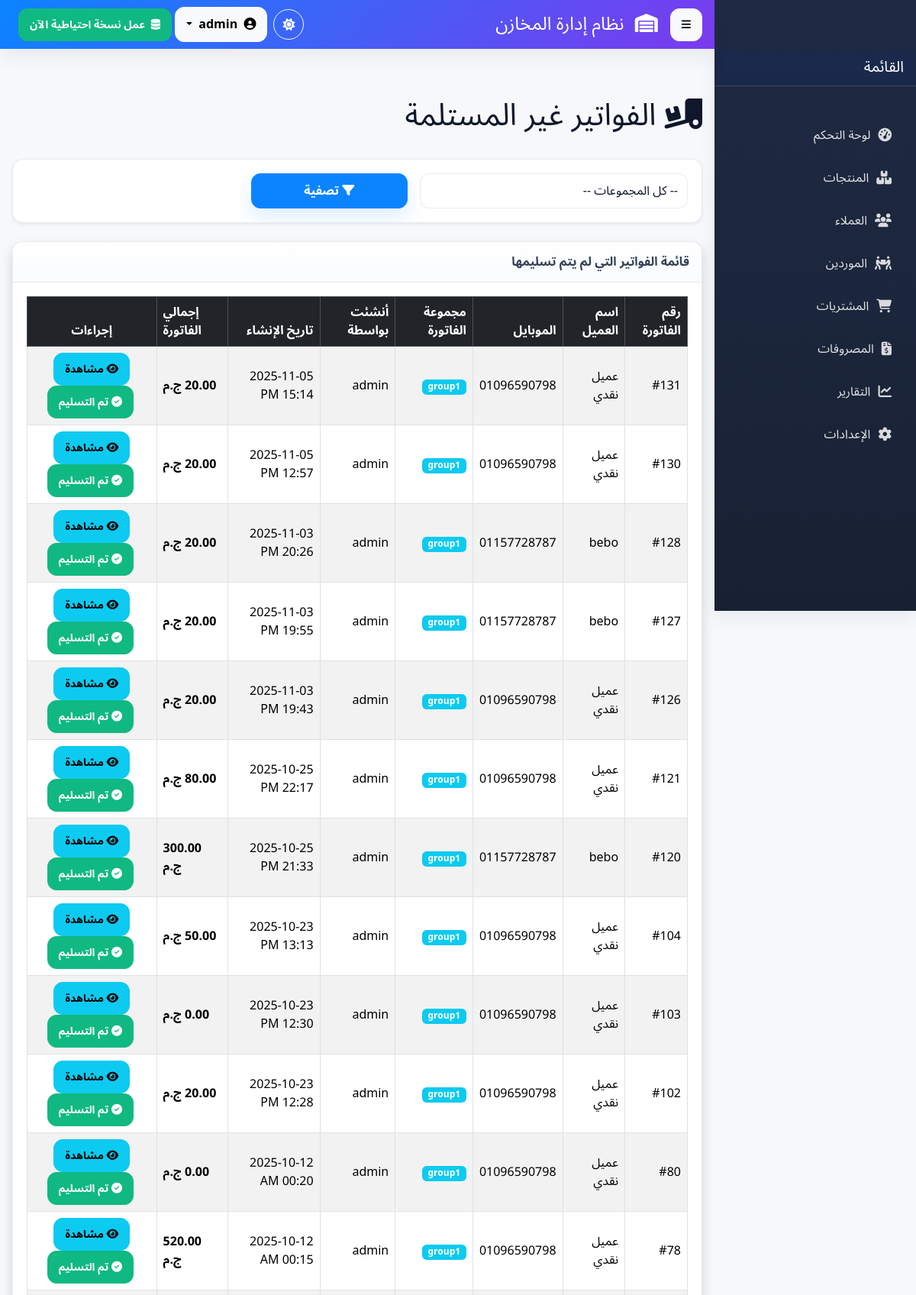
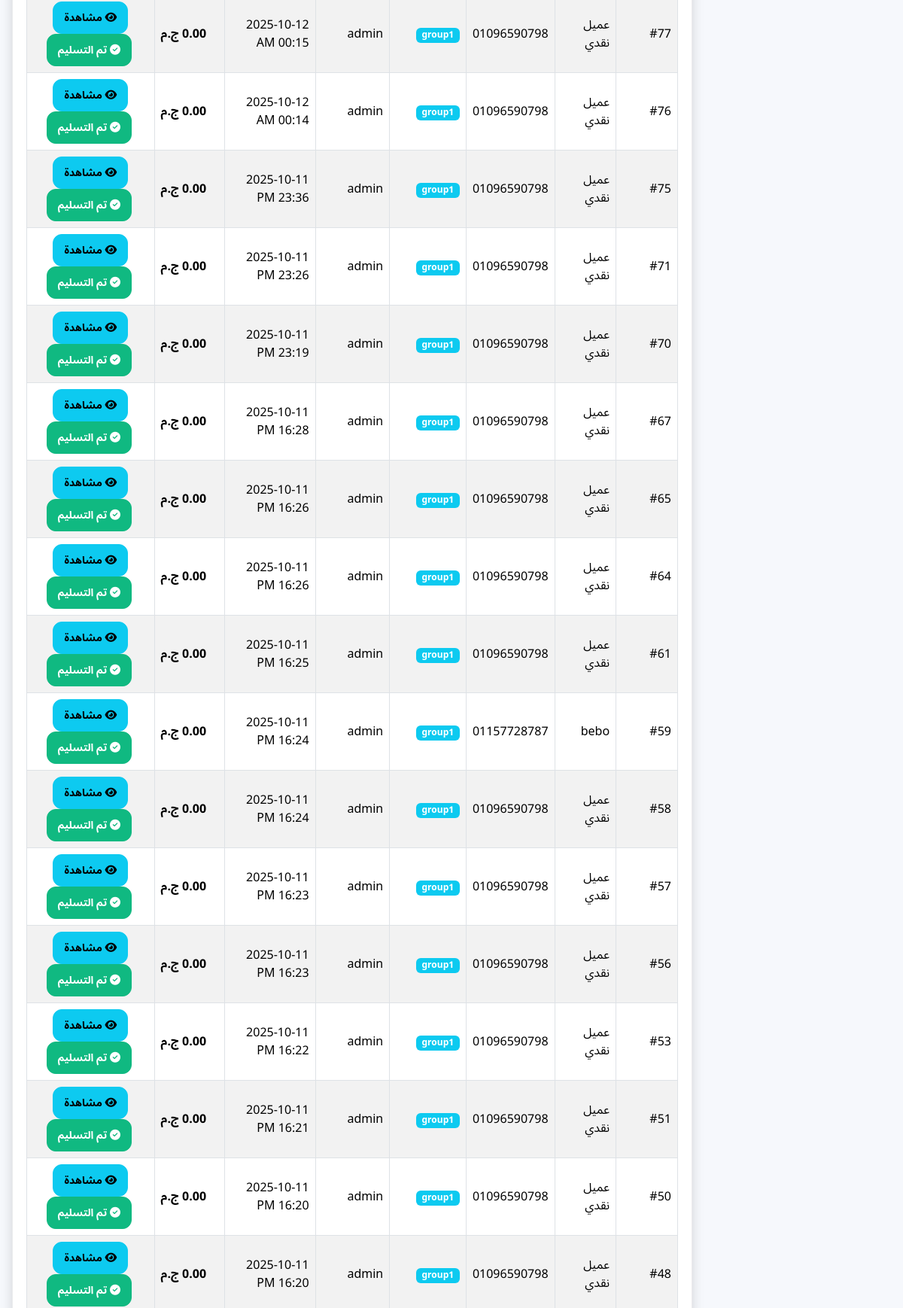
The page /invoices_out/pending.php (signed in, upper part) on the database its author committed (2 pictures, top to bottom).
### tables this page shows
CREATE TABLE `invoices_out` (
  `id` int(11) NOT NULL COMMENT 'المعرف التلقائي للفاتورة',
  `customer_id` int(11) NOT NULL COMMENT 'معرف العميل المرتبط بالفاتورة',
  `delivered` enum('yes','no','canceled','reverted') NOT NULL DEFAULT 'no' COMMENT 'هل تم التسليم؟ (نعم/لا)',
  `invoice_group` enum('group1','group2','group3','group4','group5','group6','group7','group8','group9','group10','group11') NOT NULL COMMENT 'مجموعة الفاتورة (من 1 إلى 11)',
  `created_by` int(11) DEFAULT NULL COMMENT 'معرف المستخدم الذي أنشأ الفاتورة',
  `created_at` timestamp NOT NULL DEFAULT current_timestamp() COMMENT 'تاريخ ووقت الإنشاء',
  `updated_by` int(11) DEFAULT NULL COMMENT 'معرف المستخدم الذي آخر من عدل الفاتورة',
  `updated_at` timestamp NULL DEFAULT NULL ON UPDATE current_timestamp() COMMENT 'تاريخ ووقت آخر تعديل',
  `notes` text DEFAULT NULL,
  `cancel_reason` varchar(255) DEFAULT NULL,
  `revert_reason` varchar(255) DEFAULT NULL,
  `total_before_discount` decimal(12,2) DEFAULT 0.00 COMMENT 'مجموع البيع قبل أي خصم',
  `discount_type` enum('percent','amount') DEFAULT 'percent' COMMENT 'نوع الخصم',
  `discount_value` decimal(10,2) DEFAULT 0.00 COMMENT 'قيمة الخصم: إذا percent -> تخزن النسبة (مثال: 10) وإلا قيمة المبلغ',
  `discount_amount` decimal(12,2) DEFAULT 0.00 COMMENT 'مبلغ الخصم المحسوب بالعملة',
  `total_after_discount` decimal(12,2) DEFAULT 0.00 COMMENT 'المجموع النهائي بعد الخصم',
  `total_cost` decimal(12,2) DEFAULT 0.00 COMMENT 'اجمالي التكلفة (مخزن للتقارير)',
  `profit_amount` decimal(12,2) DEFAULT 0.00 COMMENT 'اجمالي الربح = total_before_discount - total_cost'
);

CREATE TABLE `customers` (
  `id` int(11) NOT NULL,
  `name` varchar(150) NOT NULL COMMENT 'اسم العميل',
  `mobile` varchar(11) NOT NULL COMMENT 'رقم الموبايل (11 رقم)',
  `city` varchar(100) NOT NULL COMMENT 'المدينة',
  `address` varchar(255) DEFAULT NULL COMMENT 'العنوان التفصيلي',
  `notes` text DEFAULT NULL,
  `created_by` int(11) DEFAULT NULL COMMENT 'معرف المستخدم الذي أضاف العميل',
  `created_at` timestamp NOT NULL DEFAULT current_timestamp() COMMENT 'تاريخ الإضافة'
);

CREATE TABLE `users` (
  `id` int(11) NOT NULL,
  `username` varchar(50) NOT NULL,
  `email` varchar(100) NOT NULL,
  `password` varchar(255) NOT NULL,
  `role` enum('user','admin') NOT NULL DEFAULT 'user',
  `created_at` timestamp NOT NULL DEFAULT current_timestamp()
);

### invoices_out/pending.php (the view, shortened to what this page needs)
<?php
$selected_group = "";
$result = null;
$sql_select = "SELECT
                    i.id, i.invoice_group, i.created_at,
                    c.name as customer_name, c.mobile as customer_mobile, c.city as customer_city,
                    u.username as creator_name,
                    (SELECT SUM(item.total_price) FROM invoice_out_items item WHERE item.invoice_out_id = i.id) as invoice_total
               FROM invoices_out i
               JOIN customers c ON i.customer_id = c.id
               LEFT JOIN users u ON i.created_by = u.id
               WHERE i.delivered = 'no' ";
$sql_select .= " ORDER BY i.created_at DESC, i.id DESC";
if ($stmt_select = $conn->prepare($sql_select)) {
    if ($stmt_select->execute()) {
        $result = $stmt_select->get_result();
    } else {
        $message = "<div class='alert alert-danger'>حدث خطأ أثناء جلب بيانات الفواتير: " . $stmt_select->error . "</div>";
    }
} else {
    $message = "<div class='alert alert-danger'>خطأ في تحضير استعلام جلب الفواتير: " . $conn->error . "</div>";
}
$view_invoice_page_link = BASE_URL . "invoices_out/create_invoice.php";
$current_page_link = htmlspecialchars($_SERVER["PHP_SELF"]);
require_once BASE_DIR . 'partials/header.php';
require_once BASE_DIR . 'partials/sidebar.php';
?>
<div class="container mt-5 pt-3">
    <div class="d-flex justify-content-between align-items-center mb-4">
        <h1><i class="fas fa-truck-loading"></i> الفواتير غير المستلمة</h1>
    </div>
    <div class="card mb-4 shadow-sm">
        <div class="card-body">
            <form action="<?php echo $current_page_link; ?>" method="post" class="row gx-3 gy-2 align-items-center">
                <div class="col-sm-5">
                    <select name="invoice_group_filter" id="invoice_group_filter" class="form-select">
                        <option value="" <?php echo empty($selected_group) ? 'selected' : ''; ?>>-- كل المجموعات --</option>
                    </select>
                </div>
                <div class="col-sm-3">
                    <button type="submit" name="filter_invoices" class="btn btn-primary w-100">
                        <i class="fas fa-filter"></i> تصفية
                    </button>
                </div>
            </form>
        </div>
    </div>
    <div class="card shadow">
        <div class="card-header">
            قائمة الفواتير التي لم يتم تسليمها
        </div>
        <div class="card-body">
            <div class="table-responsive">
                <table class="table table-striped table-hover table-bordered align-middle">
                    <thead class="table-dark">
                        <tr>
                            <th>رقم الفاتورة</th>
                            <th>اسم العميل</th>
                            <th class="d-none d-md-table-cell">الموبايل</th>
                            <th>مجموعة الفاتورة</th>
                            <th class="d-none d-md-table-cell">أنشئت بواسطة</th>
                            <th class="d-none d-md-table-cell">تاريخ الإنشاء</th>
                            <th class="text-end">إجمالي الفاتورة</th>
                            <th class="text-center">إجراءات</th>
                        </tr>
                    </thead>
                    <tbody>
                        <?php if ($result && $result->num_rows > 0): ?>
                            <?php while($row = $result->fetch_assoc()): ?>
                                <?php
                                $current_invoice_total_for_row = floatval($row["invoice_total"] ?? 0);
                                ?>
                                <tr>
                                    <td>#<?php echo $row["id"]; ?></td>
                                    <td><?php echo htmlspecialchars($row["customer_name"]); ?></td>
                                    <td class="d-none d-md-table-cell"><?php echo htmlspecialchars($row["customer_mobile"]); ?></td>
                                    <td><span class="badge bg-info"><?php echo htmlspecialchars($row["invoice_group"]); ?></span></td>
                                    <td class="d-none d-md-table-cell"><?php echo htmlspecialchars($row["creator_name"] ?? 'غير معروف'); ?></td>
                                    <td class="d-none d-md-table-cell"><?php echo date('Y-m-d H:i A', strtotime($row["created_at"])); ?></td>
                                    <td class="text-end fw-bold"><?php echo number_format($current_invoice_total_for_row, 2); ?> ج.م</td>
                                    <td class="text-center">
                                        <a href="<?php echo $view_invoice_page_link; ?>?id=<?php echo $row["id"]; ?>" class="btn btn-info btn-sm" title="مشاهدة تفاصيل الفاتورة">
                                            <i class="fas fa-eye"></i> مشاهدة
                                        </a>
                                        <?php if (isset($_SESSION['role']) && $_SESSION['role'] == 'admin'): ?>
                                        <form action="<?php echo $current_page_link; ?>" method="post" class="d-inline ms-1">
                                            <button type="submit" name="mark_delivered" class="btn btn-success btn-sm" title="تحديد هذه الفاتورة كمستلمة">
                                                <i class="fas fa-check-circle"></i> تم التسليم
                                            </button>
                                        </form>
                                        <?php endif; ?>
                                    </td>
                                </tr>
                            <?php endwhile; ?>
                        <?php endif; ?>
                    </tbody>
                </table>
            </div>
        </div>
    </div>
    </div>
<?php
require_once BASE_DIR . 'partials/footer.php';
?>

### assets/css/index.css (style rules this page uses)
:root { --primary: #0b84ff; --primary-600: #0a6be0; --primary-700: #0a58c8; --flash-gradient: linear-gradient( 90deg, rgba(255, 255, 255, 0) 0%, rgba(255, 255, 255, 0.6) 50%, rgba(255, 255, 255, 0) 100%); --accent: #7c3aed; --accent-600: #6d28d9; --teal: #10b981; --amber: #f59e0b; --rose: #ef4444; --const:white; --bg: #f6f8fc; --surface: #ffffff; --surface-2: #f9fbff; --text: #0f172a; --text-soft: #334155; --muted: #64748b; --border: rgba(2,6,23,0.08); --radius: 14px; --radius-sm: 10px; --radius-lg: 20px; --shadow-1: 0 10px 24px rgba(15,23,42,0.06); --shadow-2: 0 12px 28px rgba(11,132,255,0.14); --ring: 0 0 0 4px rgba(11,132,255,0.18); --header-h: 64px; --sidebar-w: 264px; --sidebar-w-mini: 84px; --fast: .15s ease; --normal: .25s cubic-bezier(.2,.8,.2,1); --grad-1: linear-gradient(135deg, #0b84ff, #7c3aed); --grad-2: linear-gradient(135deg, #10b981, #0ea5e9); --grad-3: linear-gradient(135deg, #f59e0b, #ef4444); --grad-4: linear-gradient(135deg, #ef4444, #b91c1c); }
* { scrollbar-width: thin; scrollbar-color: var(--border) var(--surface); }
[data-app] { font-family: "Tajawal","Noto Sans Arabic",system-ui,-apple-system,Segoe UI,Roboto,Arial,sans-serif; color: var(--text); background: var(--bg); min-height: 100vh; -webkit-font-smoothing: antialiased; -moz-osx-font-smoothing: grayscale; }
[data-app] a { text-decoration: none; }
[data-app] .container, [data-app] .container-fluid { padding-inline: 16px; }
::placeholder { color: var(--muted); opacity: 0.8; }
[data-app] .card { background: var(--surface); border: 1px solid var(--border); border-radius: var(--radius); box-shadow: var(--shadow-1); overflow: hidden; }
[data-app] .card-header { background: linear-gradient(180deg, var(--surface), var(--surface-2)); border-bottom: 1px solid var(--border); padding: 14px 16px; font-weight: 800; color: var(--text-soft); }
[data-app] .card-body { padding: 18px; }
[data-app] .btn { border-radius: 12px; font-weight: 800; padding: 10px 14px; transition: transform var(--fast), box-shadow var(--fast), background var(--fast); }
[data-app] .btn-primary { background: var(--primary); border-color: var(--primary); box-shadow: var(--shadow-2); }
[data-app] .btn-success { background: var(--teal); border-color: var(--teal); }
[data-app] .form-control, [data-app] .form-select, [data-app] textarea, [data-app] input[type="text"], [data-app] input[type="number"], [data-app] input[type="date"], [data-app] input[type="email"], [data-app] input[type="password"] { border-radius: 12px; border: 1px solid var(--border); background: var(--surface); padding: 10px 12px; color: var(--text); transition: border-color var(--fast), box-shadow var(--fast), background var(--fast), transform var(--fast); }
input[type="text"], input[type="number"], input[type="email"], input[type="tel"], textarea, select { width: 100%; padding: 10px 12px; border-radius: var(--radius-sm); border: 1px solid var(--border); background: var(--surface-2); color: var(--text); font-size: 0.95rem; transition: all var(--fast); }
select { appearance: none; background-repeat: no-repeat; background-position: left 12px center; background-size: 14px; padding-left: 34px; cursor: pointer; }
select option { background: var(--surface); color: var(--text); }

### rows shown on the page
invoices_out: id "131", customer.name "عميل نقدي", customer.mobile "01096590798", invoice_group "group1", created_by.username "admin", created_at "2025-11-05 15:14 PM", current_invoice_total_for_row "20.00"
invoices_out: id "130", customer.name "عميل نقدي", customer.mobile "01096590798", invoice_group "group1", created_by.username "admin", created_at "2025-11-05 12:57 PM", current_invoice_total_for_row "20.00"
invoices_out: id "128", customer.name "bebo", customer.mobile "01157728787", invoice_group "group1", created_by.username "admin", created_at "2025-11-03 20:26 PM", current_invoice_total_for_row "20.00"
invoices_out: id "127", customer.name "bebo", customer.mobile "01157728787", invoice_group "group1", created_by.username "admin", created_at "2025-11-03 19:55 PM", current_invoice_total_for_row "20.00"
invoices_out: id "126", customer.name "عميل نقدي", customer.mobile "01096590798", invoice_group "group1", created_by.username "admin", created_at "2025-11-03 19:43 PM", current_invoice_total_for_row "20.00"
invoices_out: id "121", customer.name "عميل نقدي", customer.mobile "01096590798", invoice_group "group1", created_by.username "admin", created_at "2025-10-25 22:17 PM", current_invoice_total_for_row "80.00"
invoices_out: id "120", customer.name "bebo", customer.mobile "01157728787", invoice_group "group1", created_by.username "admin", created_at "2025-10-25 21:33 PM", current_invoice_total_for_row "300.00"
invoices_out: id "104", customer.name "عميل نقدي", customer.mobile "01096590798", invoice_group "group1", created_by.username "admin", created_at "2025-10-23 13:13 PM", current_invoice_total_for_row "50.00"
invoices_out: id "103", customer.name "عميل نقدي", customer.mobile "01096590798", invoice_group "group1", created_by.username "admin", created_at "2025-10-23 12:30 PM", current_invoice_total_for_row "0.00"
invoices_out: id "102", customer.name "عميل نقدي", customer.mobile "01096590798", invoice_group "group1", created_by.username "admin", created_at "2025-10-23 12:28 PM", current_invoice_total_for_row "20.00"
invoices_out: id "80", customer.name "عميل نقدي", customer.mobile "01096590798", invoice_group "group1", created_by.username "admin", created_at "2025-10-12 00:20 AM", current_invoice_total_for_row "0.00"
invoices_out: id "78", customer.name "عميل نقدي", customer.mobile "01096590798", invoice_group "group1", created_by.username "admin", created_at "2025-10-12 00:15 AM", current_invoice_total_for_row "520.00"
invoices_out: id "77", customer.name "عميل نقدي", customer.mobile "01096590798", invoice_group "group1", created_by.username "admin", created_at "2025-10-12 00:15 AM", current_invoice_total_for_row "0.00"
invoices_out: id "76", customer.name "عميل نقدي", customer.mobile "01096590798", invoice_group "group1", created_by.username "admin", created_at "2025-10-12 00:14 AM", current_invoice_total_for_row "0.00"
invoices_out: id "75", customer.name "عميل نقدي", customer.mobile "01096590798", invoice_group "group1", created_by.username "admin", created_at "2025-10-11 23:36 PM", current_invoice_total_for_row "0.00"
invoices_out: id "71", customer.name "عميل نقدي", customer.mobile "01096590798", invoice_group "group1", created_by.username "admin", created_at "2025-10-11 23:26 PM", current_invoice_total_for_row "0.00"
invoices_out: id "70", customer.name "عميل نقدي", customer.mobile "01096590798", invoice_group "group1", created_by.username "admin", created_at "2025-10-11 23:19 PM", current_invoice_total_for_row "0.00"
invoices_out: id "67", customer.name "عميل نقدي", customer.mobile "01096590798", invoice_group "group1", created_by.username "admin", created_at "2025-10-11 16:28 PM", current_invoice_total_for_row "0.00"
invoices_out: id "65", customer.name "عميل نقدي", customer.mobile "01096590798", invoice_group "group1", created_by.username "admin", created_at "2025-10-11 16:26 PM", current_invoice_total_for_row "0.00"
invoices_out: id "64", customer.name "عميل نقدي", customer.mobile "01096590798", invoice_group "group1", created_by.username "admin", created_at "2025-10-11 16:26 PM", current_invoice_total_for_row "0.00"
invoices_out: id "61", customer.name "عميل نقدي", customer.mobile "01096590798", invoice_group "group1", created_by.username "admin", created_at "2025-10-11 16:25 PM", current_invoice_total_for_row "0.00"
invoices_out: id "59", customer.name "bebo", customer.mobile "01157728787", invoice_group "group1", created_by.username "admin", created_at "2025-10-11 16:24 PM", current_invoice_total_for_row "0.00"
invoices_out: id "58", customer.name "عميل نقدي", customer.mobile "01096590798", invoice_group "group1", created_by.username "admin", created_at "2025-10-11 16:24 PM", current_invoice_total_for_row "0.00"
invoices_out: id "57", customer.name "عميل نقدي", customer.mobile "01096590798", invoice_group "group1", created_by.username "admin", created_at "2025-10-11 16:23 PM", current_invoice_total_for_row "0.00"
invoices_out: id "56", customer.name "عميل نقدي", customer.mobile "01096590798", invoice_group "group1", created_by.username "admin", created_at "2025-10-11 16:23 PM", current_invoice_total_for_row "0.00"
invoices_out: id "53", customer.name "عميل نقدي", customer.mobile "01096590798", invoice_group "group1", created_by.username "admin", created_at "2025-10-11 16:22 PM", current_invoice_total_for_row "0.00"
invoices_out: id "51", customer.name "عميل نقدي", customer.mobile "01096590798", invoice_group "group1", created_by.username "admin", created_at "2025-10-11 16:21 PM", current_invoice_total_for_row "0.00"
invoices_out: id "50", customer.name "عميل نقدي", customer.mobile "01096590798", invoice_group "group1", created_by.username "admin", created_at "2025-10-11 16:20 PM", current_invoice_total_for_row "0.00"
invoices_out: id "48", customer.name "عميل نقدي", customer.mobile "01096590798", invoice_group "group1", created_by.username "admin", created_at "2025-10-11 16:20 PM", current_invoice_total_for_row "0.00"
